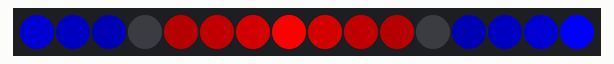
Bench run of a sketch on a simulated Arduino Uno, built with avr-gcc and run on an emulated ATmega328P. Parts: 16 RGB LEDs in strip order, left to right.

Above: at 0.01 s.
At 0.77 s:
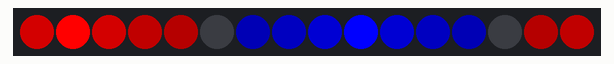
At 1.52 s:
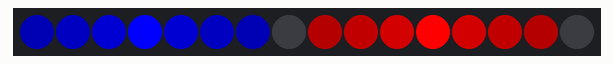

The sketch:

policecar.ino
```cpp
#include "FastLED.h"

#define NUM_LEDS 16
#define DATA_PIN 11
#define ASTEPS 256


CRGB c1(10,0,0);
CRGB c2(0,0,10);
CRGB leds[NUM_LEDS];
unsigned short idx = 0;

#define HUE 255

void setup() {
  // put your setup code here, to run once:
  FastLED.addLeds<WS2812B, DATA_PIN, GRB>(leds, NUM_LEDS);
#ifdef DEBUG
  Serial.begin(9600);
#endif
}

void loop()
{
  classic16();
}

void classic16()
{
  // math works because % 16 == &0xF
  const int LCNT = 16;
  const int MASK = 15;

  int i = idx;
  for ( int j = 0; j < LCNT; ++j ) {
    switch (j)
    {
      case 10: case 4: leds[i] = CRGB(HUE/4, 0, 0); break;
      case 9: case 5: leds[i] = CRGB(HUE/3, 0, 0); break;
      case 8: case 6: leds[i] = CRGB(HUE/2, 0, 0); break;
      case 7: leds[i] = CRGB(HUE, 0, 0); break;

      case 12: case 2: leds[i] = CRGB(0, 0, HUE/4); break;
      case 13: case 1: leds[i] = CRGB(0, 0, HUE/3); break;
      case 14: case 0: leds[i] = CRGB(0, 0, HUE/2); break;
      case 15: leds[i] = CRGB(0, 0, HUE); break;

      default: leds[i] = CRGB(0,0,0); break;
    }
    i = (i + 1) & MASK;
  }
  idx = (idx + 1) & MASK;
  FastLED.show();
  delay(75);
}

void alternate2()
{
  unsigned char bright = idx;
  if (bright > ASTEPS/2) { bright = ASTEPS - bright; }
  if (bright < 5) { bright = 5; }
  for (int i = 0; i < NUM_LEDS/2; ++i) {
    leds[i] = CRGB(0,bright/2,bright);
  }

  bright = idx;
  bright += 128;
  if (bright > ASTEPS/2) { bright = ASTEPS - bright; }
  if (bright < 5) { bright = 5; }
  for (int i = NUM_LEDS/2; i < NUM_LEDS; ++i) {
    leds[i] = CRGB(bright,bright/2,0);
  }

  ++idx;
  if (++idx >= ASTEPS) { idx = 0; }
  FastLED.show();
  delay(5);
}

void alternate1()
{
  if (idx == 0) {
    for (int i = NUM_LEDS/2; i < NUM_LEDS; ++i) {
      leds[i] = CRGB::Black;
    }
  } else if (idx == ASTEPS/2) {
    for (int i = 0; i < NUM_LEDS/2; ++i) {
      leds[i] = CRGB::Black;
    }
  }
  if (idx < ASTEPS/2)
  {
    unsigned char bright = idx;
    if (bright > ASTEPS/4) { bright = ASTEPS/2 - bright; }
    for (int i = 0; i < NUM_LEDS/2; ++i) {
      leds[i] = CRGB(bright,0,0);
    }
  } else {
    unsigned char bright = idx-ASTEPS/2;
    if (bright > ASTEPS/4) { bright = ASTEPS/2 - bright; }
    for (int i = NUM_LEDS/2; i < NUM_LEDS; ++i) {
      leds[i] = CRGB(0,0,bright);
    }
  }

  if (++idx >= ASTEPS) { idx = 0; }
  FastLED.show();
  delay(10);
}

void spinloop() {
  int endx = (idx+(NUM_LEDS/2));
  if (endx > NUM_LEDS) {
    endx -= NUM_LEDS;
    for (int i = 0; i < NUM_LEDS; ++i)
    {
      if (i < endx || i >= idx) { leds[i] = c1; }
      else { leds[i] = c2; }
    }
  } else {
    for (int i = 0; i < NUM_LEDS; ++i)
    {
      if (i < endx && i >= idx) { leds[i] = c1; }
      else { leds[i] = c2; }
    }
  }
  FastLED.show();
  if (++idx >= NUM_LEDS) { idx = 0; }
  delay(30);
}

void swap(int i, CRGB dflt)
{
  if ( leds[i].red > 0 )
  {
    leds[i] = CRGB::Blue;
  } else if (leds[i].blue > 0) {
    leds[i] = CRGB::Red;
  } else {
    leds[i] = dflt;
  }
}
```

Measured:
- by itself, everything shown: repeats every 1.2 s, in 16 steps
